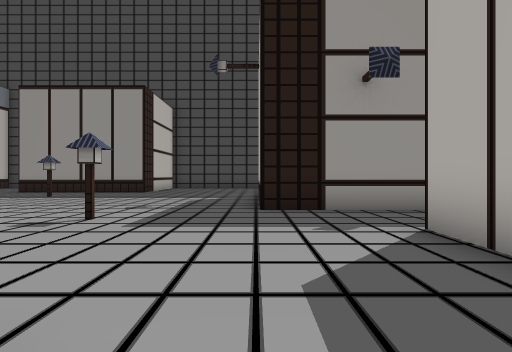
[1] (above)

23 first-person views from a walk through a Godot game level. The camera is 1.3 m above the floor, looks level and sees 70° across. The floor is counted in squares, 2 m on a side. Each view is taken from the middle of a square. On the plan, view 1 faces up. The plan holds only what a view shows up to about 11 squares ahead; the rest is blank. Some surface patterns are stand-ins.

[2]
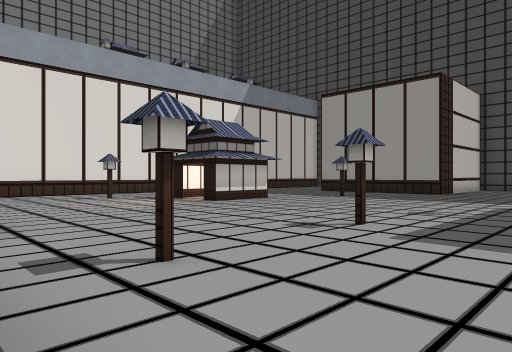

[3]
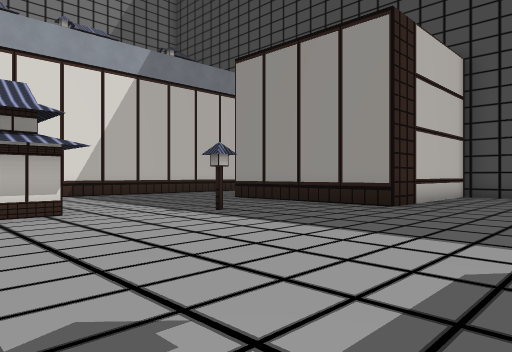

[4]
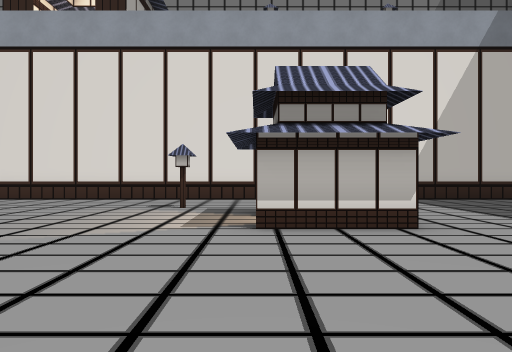

[5]
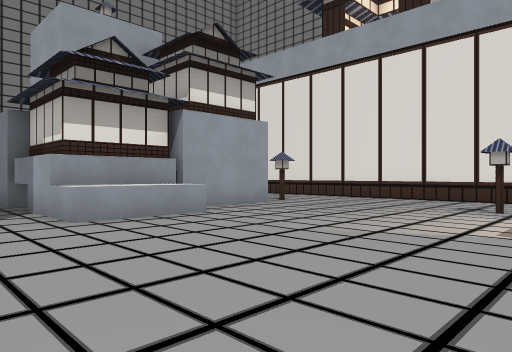

[6]
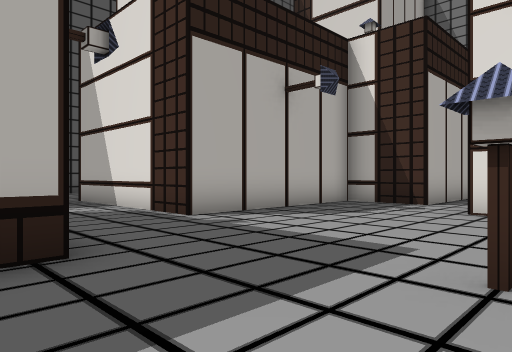

[7]
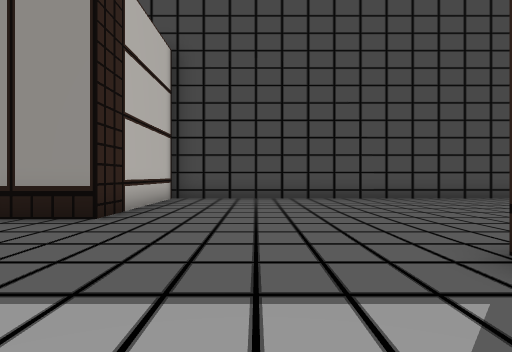

[8]
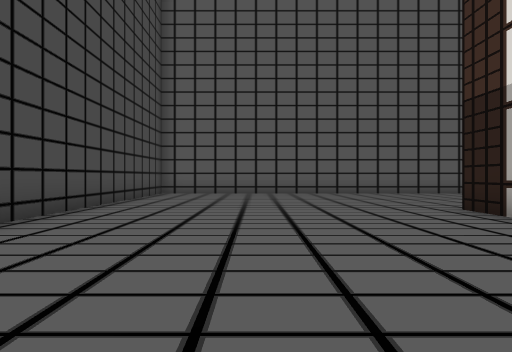

[9]
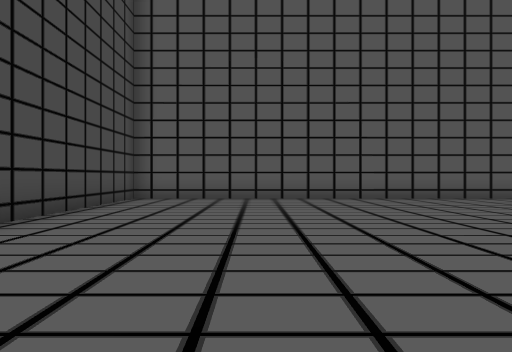

[10]
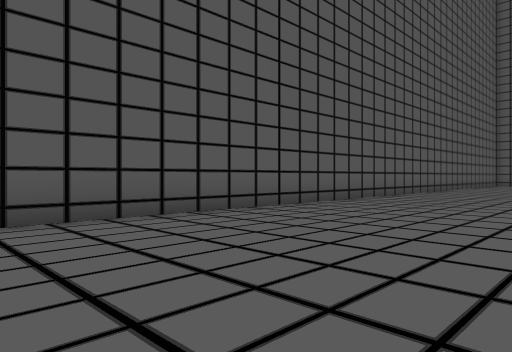

[11]
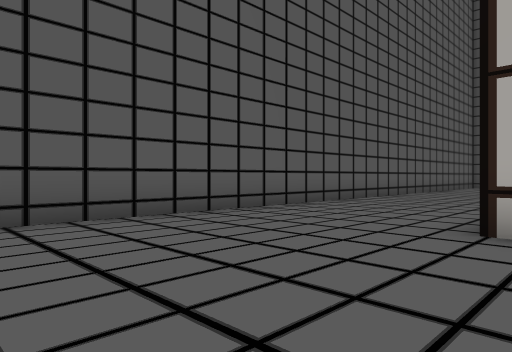

[12]
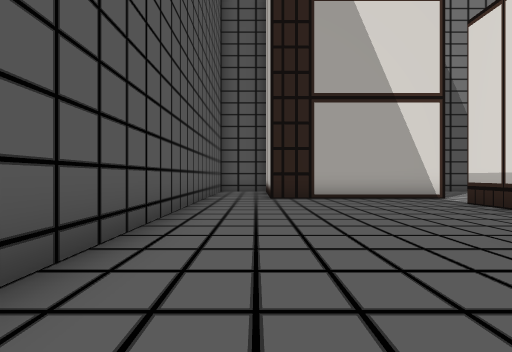

[13]
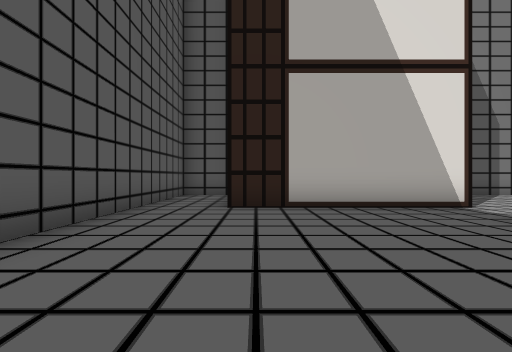

[14]
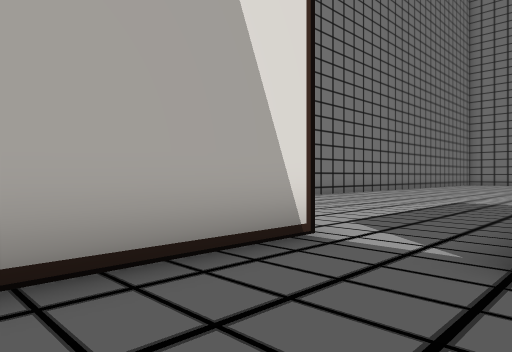

[15]
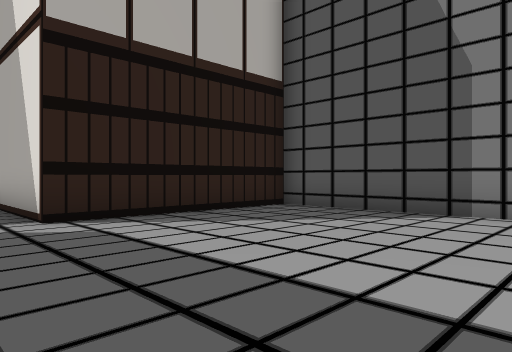

[16]
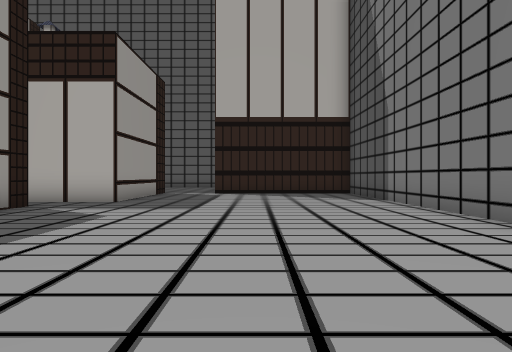

[17]
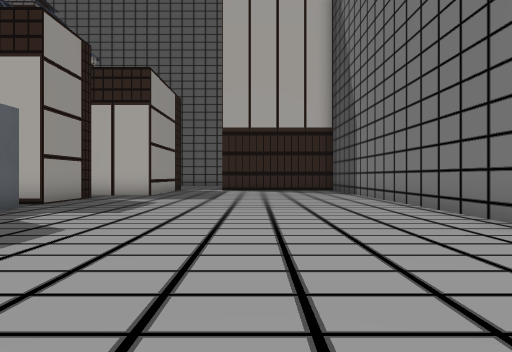

[18]
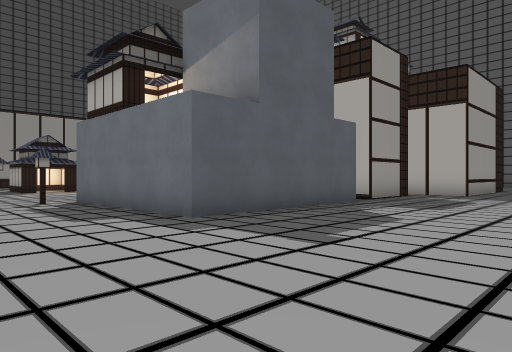

[19]
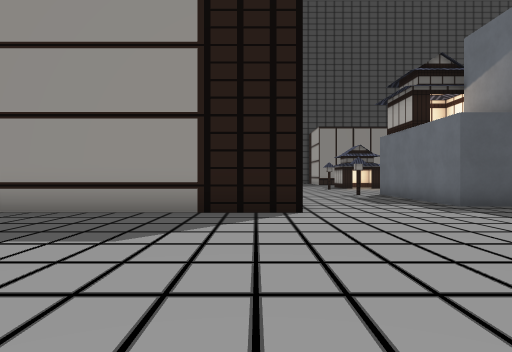

[20]
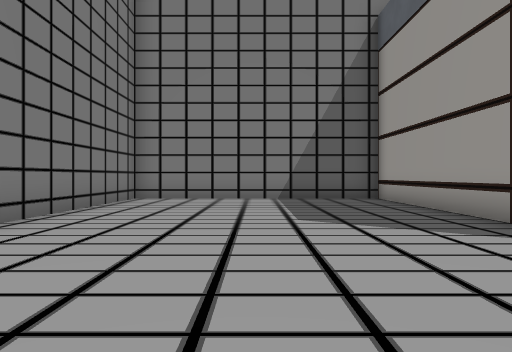

[21]
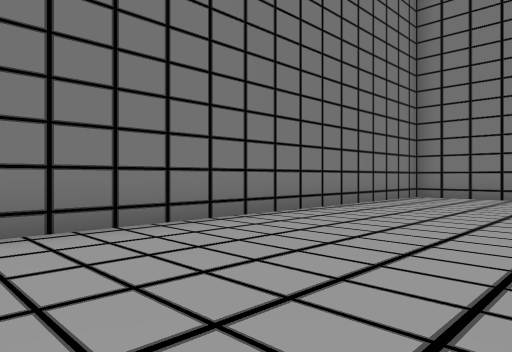

[22]
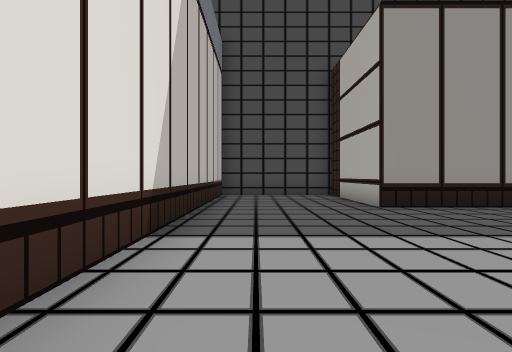

[23]
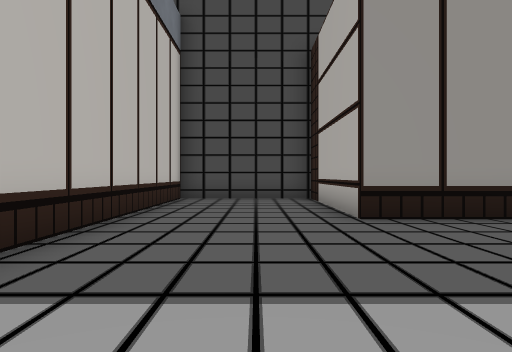

### Floor plan
Points are (right, up) in squares from view 1. A wall is a line through its corners. A room is listed if a view was taken in it or the views show most of it. See-through windows are left out.
Room 1 (views 1, 2, 3, 4, 5, 6, 7, 8, 9, 10, 11, 12, 13, 14, 15, 16, 17, 18, 19, 20, 21, 22, 23)
walls: (-4.8, 1.7) (-4.8, -2.5); (-7.5, 7) (-8, 7); (-9, 7) (-9.5, 7); (-4.6, -4.2) (-9.7, -4.2) (-9.7, 0.7) (-4.8, 0.7); (3.2, 7) (0.1, 7) (0.1, 7.5); (-1.1, -4.2) (-3.7, -4.2) (-3.7, -3.5); (2, -5.5) (0.1, -5.5) (0.1, -0.5) (2.1, -0.5) (2.1, 4.5) (7.1, 4.5); (5.1, -4) (5.1, -5.5); (-13.2, 7) (-13.2, -0.1); (3.6, 12) (5.1, 12); (-13.1, -5.5) (-20.5, -5.5) (-20.5, -12.5) (-9.8, -12.5); (-7, -12.5) (4.6, -12.5) (4.6, -7.5) (9.6, -7.5); (11.5, -11) (11.5, 19.5) (-4.4, 19.5) (-4.4, 14.5) (-9.4, 14.5) (-9.4, 19.5) (-13.2, 19.5) (-13.2, 8.6)
low walls: (-7.1, 1.7) (-4.8, 1.7)
ways out: gap at (-8, 7)
objects: lantern (-11, 0) to (-10, 1); lantern (-11, 5) to (-10, 6); house (-9, 8) to (-7, 9); lantern (-7, 11) to (-6, 12); lantern (-3, 2) to (-2, 3); lantern (-3, 5) to (-2, 6)

Positions as (right, up) in squares from view 1, and headings:
1: (0, 0), facing up
2: (0, 1), facing up-left
3: (-1, 7), facing up-left
4: (-3, 7), facing left
5: (-3, 7), facing down-left
6: (-3, 8), facing down-right
7: (-2, 9), facing up
8: (-2, 16), facing right
9: (1, 16), facing right
10: (6, 14), facing down-right
11: (6, 9), facing down-right
12: (10, 3), facing down
13: (9, 0), facing down
14: (8, -5), facing down-left
15: (-1, -6), facing down-right
16: (-9, -9), facing right
17: (-12, -9), facing right
18: (-13, -9), facing up-right
19: (-14, -12), facing up
20: (-10, -9), facing left
21: (-9, -8), facing down-left
22: (-12, 7), facing up
23: (-11, 9), facing up
